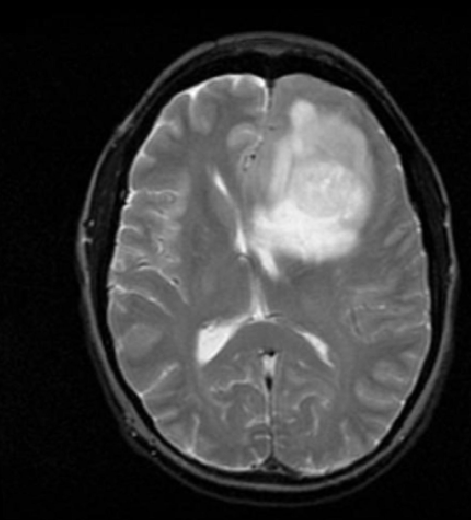
#> input picture brain1.png, 471 x 520 px, found by its file name
$ python rmvskull.py   (older library calls are emulated)
#> lines starting #> are read from the running program, lines starting #| are printed output that depends on the picture; after the words box and inside, x2 and y2 are one past the last pixel; in counts of white or black regions, pixels touching at a corner belong together
# https://stackoverflow.com/questions/49834264/mri-brain-tumor-image-processing-and-segmentation-skull-removing

import numpy as np
import cv2
import scipy.io

from matplotlib import pyplot as plt
from skimage.morphology import extrema
from skimage.morphology import watershed as skwater

def ShowImage(title,img,ctype):
  plt.figure(figsize=(10, 10))
  if ctype=='bgr':
    b,g,r = cv2.split(img)       # get b,g,r
    rgb_img = cv2.merge([r,g,b])     # switch it to rgb
    plt.imshow(rgb_img)
  elif ctype=='hsv':
    rgb = cv2.cvtColor(img,cv2.COLOR_HSV2RGB)
    plt.imshow(rgb)
  elif ctype=='gray':
    plt.imshow(img,cmap='gray')
  elif ctype=='rgb':
    plt.imshow(img)
  else:
    raise Exception("Unknown colour type")
  plt.axis('off')
  plt.title(title)
  plt.show()

# Read in image
img = cv2.imread('./scans/brain1.png')
#> img is the input picture: shape (520, 471, 3); min 0, max 255, mean 58.7
gray = cv2.cvtColor(img, cv2.COLOR_BGR2GRAY)
#ShowImage('Brain with Skull', gray, 'gray')

#Make a histogram of the intensities in the grayscale image
plt.hist(gray.ravel(),256)
plt.show()
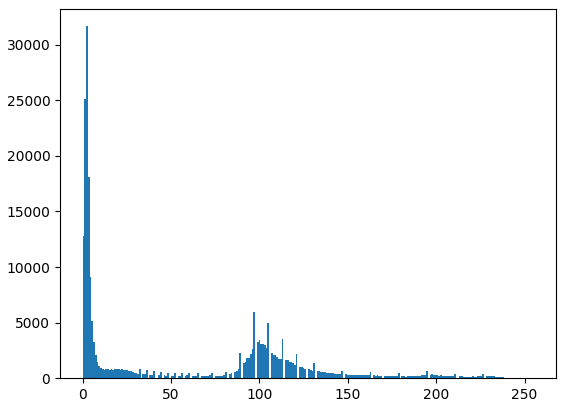
#> figure drawn by matplotlib, 1 panel; tallest bar 31662 high, from x = 1.99 to 2.99

#Threshold the image to binary using Otsu's method
ret, thresh = cv2.threshold(gray,0,255,cv2.THRESH_OTSU)
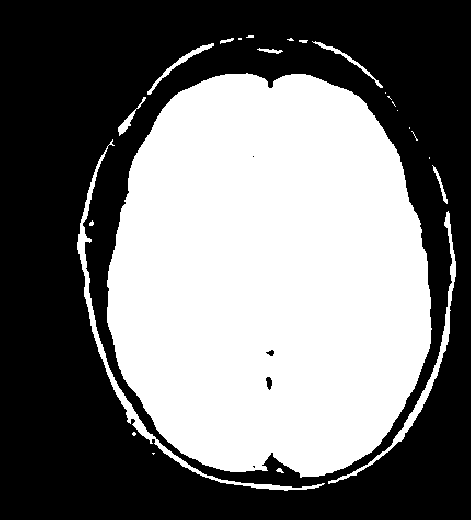
#> thresh: shape (520, 471); 45.2% white; 24 white regions (11 under 20 px), largest, box (x1, y1, x2, y2) and area: (107, 73, 432, 478) 105396, (77, 139, 325, 491) 2466, (328, 211, 456, 484) 1550
#> ret = 64
#ShowImage('Applying Otsu',thresh,'gray')

colormask = np.zeros(img.shape, dtype=np.uint8)
colormask[thresh!=0] = np.array((0,0,255))
blended = cv2.addWeighted(img,0.7,colormask,0.1,0)
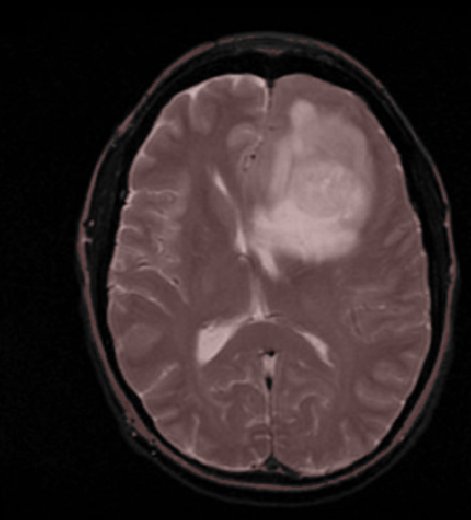
#> blended: shape (520, 471, 3); mean B, G, R 41.1, 41.1, 52.6
#ShowImage('Blended', blended, 'bgr')

ret, markers = cv2.connectedComponents(thresh)
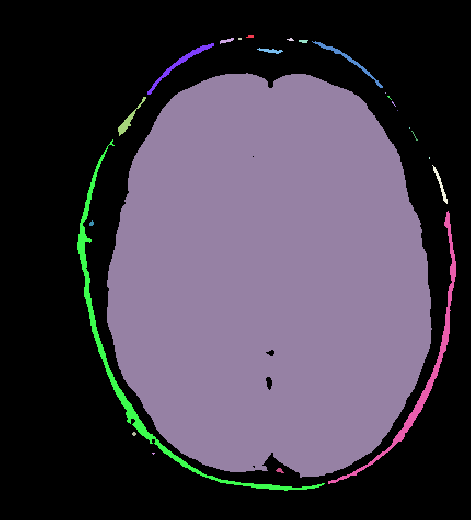
#> markers: shape (520, 471) int32; 25 distinct labels, from 0 to 24; one colour per label, 0 black
#> ret = 25

#Get the area taken by each component. Ignore label 0 since this is the background.
marker_area = [np.sum(markers==m) for m in range(np.max(markers)) if m!=0]
#> marker_area = [20, 40, 8, 13, 22, 276, 357, 71, 105396, 2, 189, 7, 7, 1, 2, 13, 2466, 2, 121, 1550, 20, 12, 4]
#Get label of largest component by area
largest_component = np.argmax(marker_area)+1 #Add 1 since we dropped zero above
#> largest_component = 9
#Get pixels which correspond to the brain
brain_mask = markers==largest_component
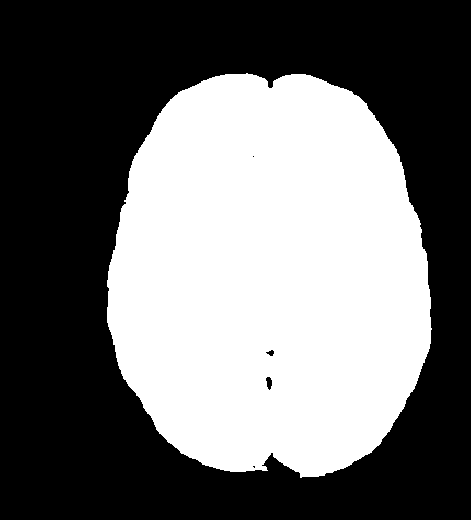
#> brain_mask: shape (520, 471) bool; 43% white; 1 white region, box (x1, y1, x2, y2) and area: (107, 73, 432, 478) 105396

brain_mask = np.uint8(brain_mask)
kernel = np.ones((8,8),np.uint8)
closing = cv2.morphologyEx(brain_mask, cv2.MORPH_CLOSE, kernel)
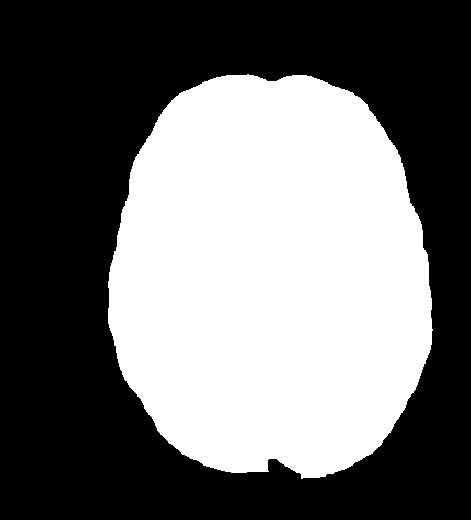
#> closing: shape (520, 471); values 0 (black) and 1 (white), 43.1% white; 1 white region, box (x1, y1, x2, y2) and area: (108, 74, 433, 479) 105581
#ShowImage('Closing', closing, 'gray')

brain_out = img.copy()
#In a copy of the original image, clear those pixels that don't correspond to the brain
brain_out[closing==False] = (0,0,0)
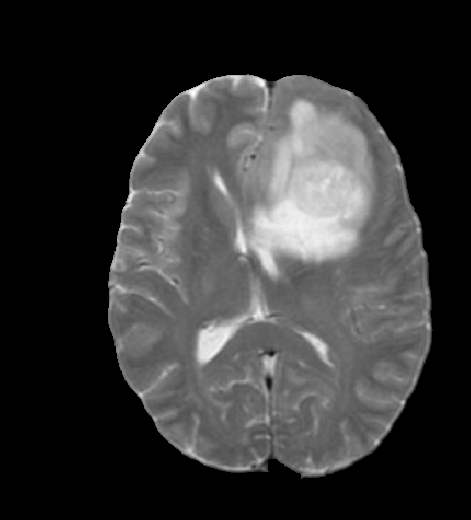
#> brain_out: shape (520, 471, 3); min 0, max 255, mean 53
#ShowImage('Connected Components222',brain_out,'rgb')

$ run again, with Post Erosion.png copied over brain1.png
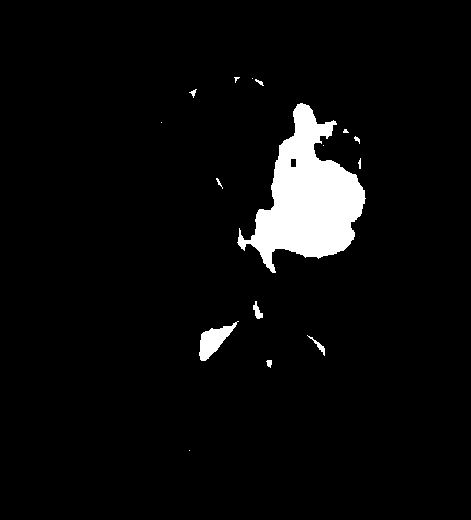
#> input picture Post Erosion.png, 471 x 520 px, found by its file name
#> img is the input picture: shape (520, 471, 3); 4.7% white; 16 white regions (6 under 20 px), largest, box (x1, y1, x2, y2) and area: (237, 103, 366, 273) 10425, (199, 321, 239, 361) 680, (253, 301, 263, 319) 91
#> `plt.show()`:
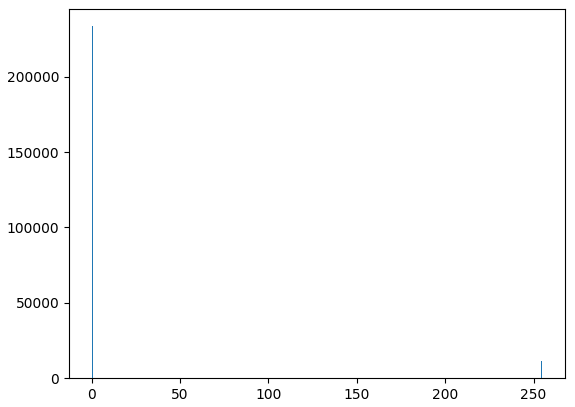
#> figure drawn by matplotlib, 1 panel; tallest bar 233452 high, from x = 0 to 0.996
#> `ret, thresh = cv2.threshold(gray,0,255,cv2.THRESH_OTSU)`: ret = 0
#> markers: shape (520, 471) int32; 17 distinct labels, from 0 to 16
#> `ret, markers = cv2.connectedComponents(thresh)`: ret = 17
#> marker_area = [16, 1, 26, 29, 10425, 1, 17, 24, 1, 22, 23, 91, 680, 77, 34]
#> largest_component = 5
#> brain_mask: shape (520, 471) bool; 4.3% white; 1 white region, box (x1, y1, x2, y2) and area: (237, 103, 366, 273) 10425
#> closing: shape (520, 471); values 0 (black) and 1 (white), 4.3% white; 1 white region, box (x1, y1, x2, y2) and area: (238, 104, 367, 274) 10563
#> `brain_out[closing==False] = (0,0,0)`:
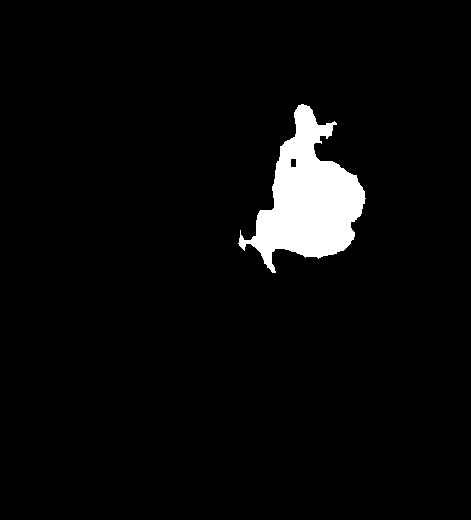
#> brain_out: shape (520, 471, 3); 4.2% white; 1 white region, box (x1, y1, x2, y2) and area: (238, 104, 366, 273) 10181

$ run again, with Pre Erosion.png copied over brain1.png
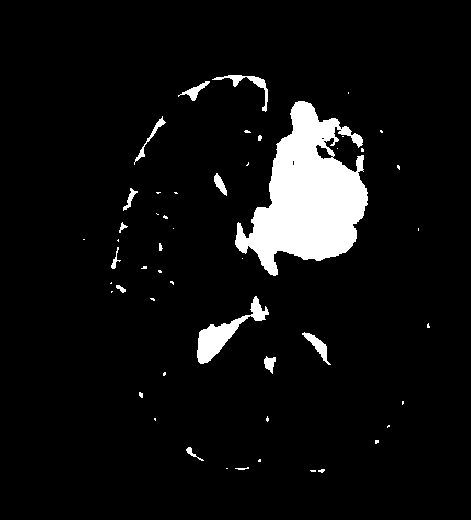
#> input picture Pre Erosion.png, 471 x 520 px, found by its file name
#> img is the input picture: shape (520, 471, 3); 6.4% white; 51 white regions (35 under 20 px), largest, box (x1, y1, x2, y2) and area: (235, 101, 368, 276) 12446, (197, 296, 269, 364) 1341, (212, 75, 268, 112) 352
#> `plt.show()`:
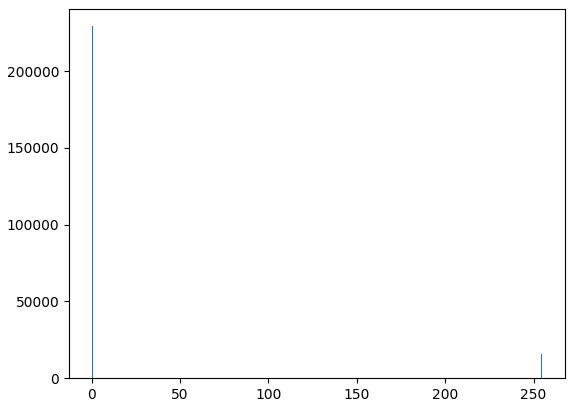
#> figure drawn by matplotlib, 1 panel; tallest bar 229206 high, from x = 0 to 0.996
#> `ret, thresh = cv2.threshold(gray,0,255,cv2.THRESH_OTSU)`: ret = 0
#> markers: shape (520, 471) int32; 52 distinct labels, from 0 to 51
#> `ret, markers = cv2.connectedComponents(thresh)`: ret = 52
#> marker_area = 50 values, max 12446 at index 3, min 1 at index 9, mean 314.1
#> largest_component = 4
#> brain_mask: shape (520, 471) bool; 5.1% white; 1 white region, box (x1, y1, x2, y2) and area: (235, 101, 368, 276) 12446
#> closing: shape (520, 471); values 0 (black) and 1 (white), 5.2% white; 1 white region, box (x1, y1, x2, y2) and area: (236, 102, 369, 277) 12829
#> `brain_out[closing==False] = (0,0,0)`:
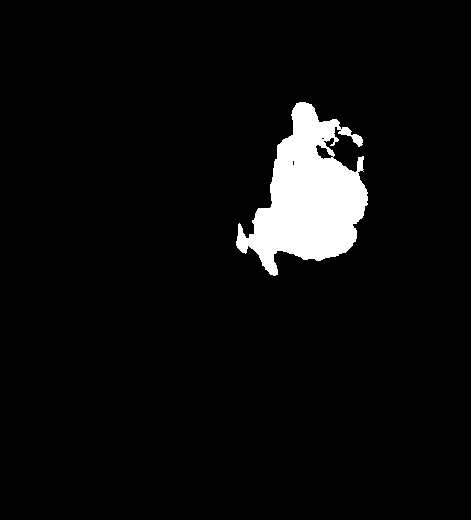
#> brain_out: shape (520, 471, 3); 5% white; 1 white region, box (x1, y1, x2, y2) and area: (236, 102, 368, 276) 12185
